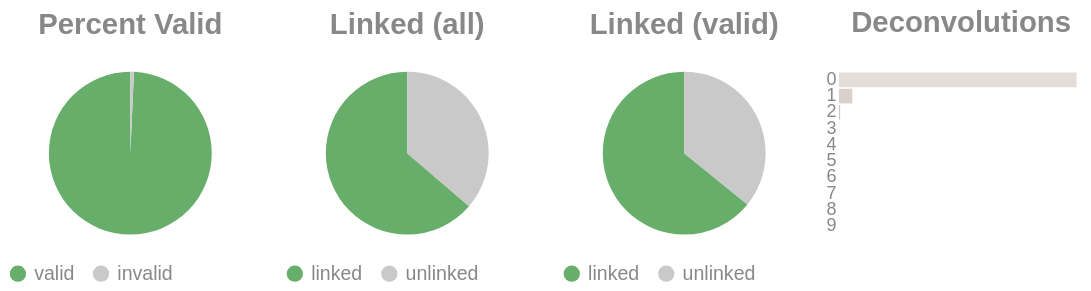

This figure's notebook cell:
### Code cell
if SKIPLR:
    pass
else:
    clash = Counter()
    for i in valids['molecule'].to_list():
        _mol = i.split("-")
        if len(_mol) == 1:
            clash.update('0')
        else:
            clash.update(_mol[-1])

    _d = {"deconvolutions": [], 'count': []}
    for k,v in clash.items():
        _d['deconvolutions'].append(k)
        _d['count'].append(v)

    tot_valid = valids['reads'].sum()
    mask = valids['reads'] >= 2
    n_linked_reads = valids.filter(mask)['reads'].sum()
    if n_linked_reads == 0:
        print_html("No linked molecules (>=2 reads) were detected; skipping linked-only distributions.")
        SKIPLR = True
    else:
        perc_valid = round(tot_valid / n_reads, 4)
        linked_perc_abs = round(n_linked_reads / n_reads, 4)
        linked_perc = round(n_linked_reads / tot_valid, 4)

    _valid = pl.DataFrame({"valids": ['valid', 'invalid'], "count": [tot_valid, n_reads - tot_valid]})
    _linked_abs = pl.DataFrame({"linked (absolute)": ['linked', 'unlinked'], "count": [n_linked_reads, n_reads - n_linked_reads]})
    _linked_rel = pl.DataFrame({"linked (valids)": ['linked', 'unlinked'], "count": [n_linked_reads, tot_valid - n_linked_reads]})

    (
        alt.hconcat(
            piechart(_valid, goodval = 'valid', title = "Percent Valid"),
            piechart(_linked_abs, goodval = "linked", title =  "Linked (all)"),
            piechart(_linked_rel, goodval = "linked", title =  "Linked (valid)"),
            convolutionbar(pl.DataFrame(_d), title = "Deconvolutions"),
            center = True,
            bounds = 'flush'
        )
        .resolve_scale(color='independent')
        .resolve_legend('independent')
        .properties(usermeta={'embedOptions': {"actions": False}})
    ).display()

### Figure 1 — Vega-Lite specification as saved in the notebook (floating-point values rounded to 4 significant figures)
{"width": "container", "height": 400, "config": {"title": {"anchor": "start", "dy": -15, "fontSize": 18, "color": "#888888", "subtitleColor": "#888888", "subtitleFontSize": 14}, "arc": {"fill": "#0072B2"}, "axis": {"domainColor": "#888888", "domainWidth": 0.5, "gridWidth": 0.2, "grid": false, "titleFontWeight": 400, "titleFontSize": 15, "labelFontSize": 11, "labelColor": "#888888", "tickColor": "#888888", "tickWidth": 0.2, "titleColor": "#888888"}, "axisBand": {"grid": false}, "axisX": {"grid": true, "tickSize": 10, "domainCap": "round"}, "axisY": {"domain": false, "grid": true, "tickSize": 0, "domainCap": "round"}, "background": "transparent", "header": {"labelFontSize": 15, "labelColor": "#888888", "titleFontSize": 15, "titleFontWeight": 600, "titleColor": "#888888"}, "legend": {"labelFont": "sans-serif", "labelFontSize": 12, "labelColor": "#888888", "symbolSize": 100, "symbolType": "circle", "titleFontSize": 12, "titlePadding": 10, "titleColor": "#888888", "title": null}, "range": {"category": ["#E69F00", "#56B4E9", "#009E73", "#F0E442", "#0072B2", "#D55E00", "#CC79A7", "#000000"], "diverging": ["#cfe8f3", "#a2d4ec", "#73bfe2", "#46abdb", "#1696d2", "#12719e"]}, "area": {"fill": "#0072B2", "fillOpacity": 0.7, "line": true, "strokeOpacity": 0.7}, "line": {"color": "#0072B2", "stroke": "#0072B2", "strokeWidth": 2}, "trail": {"color": "#0072B2", "stroke": "#0072B2", "strokeWidth": 0, "size": 1}, "point": {"filled": true, "fillOpacity": 1.0, "size": 95}, "text": {"color": "#888888", "fontSize": 11, "align": "right", "fontWeight": 400, "size": 11}, "bar": {"fill": "#0072B2", "stroke": null}, "view": {"stroke": null, "continuousWidth": 660, "continuousHeight": 400}}, "hconcat": [{"data": {"name": "data-2b4975624a1b0b6d29d82f8defa2422d"}, "mark": {"type": "arc"}, "encoding": {"color": {"field": "valids", "legend": {"orient": "bottom", "title": null}, "scale": {"domain": ["valid", "invalid"], "range": ["#68ae6b", "#C9C9C9"]}, "title": "Valids", "type": "nominal"}, "theta": {"field": "count", "type": "quantitative"}, "tooltip": [{"field": "valids", "title": "Valids", "type": "ordinal"}, {"field": "percent", "format": ".2%", "title": "Percent", "type": "quantitative"}, {"field": "count", "title": "Count", "type": "quantitative"}]}, "height": 100, "title": {"text": "Percent Valid", "align": "center", "anchor": "middle"}, "transform": [{"calculate": "datum.count / 9464905", "as": "percent"}], "width": 150}, {"data": {"name": "data-6288ef3ba137d4e617fb688a61c4f097"}, "mark": {"type": "arc"}, "encoding": {"color": {"field": "linked (absolute)", "legend": {"orient": "bottom", "title": null}, "scale": {"domain": ["linked", "unlinked"], "range": ["#68ae6b", "#C9C9C9"]}, "title": "Linked (Absolute)", "type": "nominal"}, "theta": {"field": "count", "type": "quantitative"}, "tooltip": [{"field": "linked (absolute)", "title": "Linked (Absolute)", "type": "ordinal"}, {"field": "percent", "format": ".2%", "title": "Percent", "type": "quantitative"}, {"field": "count", "title": "Count", "type": "quantitative"}]}, "height": 100, "title": {"text": "Linked (all)", "align": "center", "anchor": "middle"}, "transform": [{"calculate": "datum.count / 9464905", "as": "percent"}], "width": 150}, {"data": {"name": "data-d088a9e333c15cdcf91a5ece8800f476"}, "mark": {"type": "arc"}, "encoding": {"color": {"field": "linked (valids)", "legend": {"orient": "bottom", "title": null}, "scale": {"domain": ["linked", "unlinked"], "range": ["#68ae6b", "#C9C9C9"]}, "title": "Linked (Valids)", "type": "nominal"}, "theta": {"field": "count", "type": "quantitative"}, "tooltip": [{"field": "linked (valids)", "title": "Linked (Valids)", "type": "ordinal"}, {"field": "percent", "format": ".2%", "title": "Percent", "type": "quantitative"}, {"field": "count", "title": "Count", "type": "quantitative"}]}, "height": 100, "title": {"text": "Linked (valid)", "align": "center", "anchor": "middle"}, "transform": [{"calculate": "datum.count / 9397572", "as": "percent"}], "width": 150}, {"data": {"name": "data-fdc1389446fe19f15af4474670fe1d0c"}, "mark": {"type": "bar"}, "encoding": {"color": {"field": "deconvolutions", "legend": null, "scale": {"scheme": "lightgreyred"}, "type": "nominal"}, "tooltip": [{"field": "deconvolutions", "title": "Deconvolutions", "type": "ordinal"}, {"field": "percent", "format": ".2%", "title": "Percent", "type": "quantitative"}, {"field": "count", "title": "Count", "type": "quantitative"}], "x": {"axis": null, "field": "count", "type": "quantitative"}, "y": {"field": "deconvolutions", "sort": "ascending", "title": null, "type": "nominal"}}, "height": 100, "title": {"text": "Deconvolutions", "align": "center", "anchor": "middle"}, "transform": [{"calculate": "datum.count / 4648983", "as": "percent"}], "width": 150}], "bounds": "flush", "center": true, "resolve": {"legend": {"angle": "independent"}, "scale": {"color": "independent"}}, "usermeta": {"embedOptions": {"actions": false}}, "$schema": "https://vega.github.io/schema/vega-lite/v6.1.0.json", "datasets": {"data-2b4975624a1b0b6d29d82f8defa2422d": [{"valids": "valid", "count": 9397572}, {"valids": "invalid", "count": 67333}], "data-6288ef3ba137d4e617fb688a61c4f097": [{"linked (absolute)": "linked", "count": 6028768}, {"linked (absolute)": "unlinked", "count": 3436137}], "data-d088a9e333c15cdcf91a5ece8800f476": [{"linked (valids)": "linked", "count": 6028768}, {"linked (valids)": "unlinked", "count": 3368804}], "data-fdc1389446fe19f15af4474670fe1d0c": [{"deconvolutions": "0", "count": 4377037}, {"deconvolutions": "1", "count": 246671}, {"deconvolutions": "2", "count": 21895}, {"deconvolutions": "3", "count": 2710}, {"deconvolutions": "4", "count": 515}, {"deconvolutions": "5", "count": 112}, {"deconvolutions": "6", "count": 28}, {"deconvolutions": "7", "count": 10}, {"deconvolutions": "8", "count": 3}, {"deconvolutions": "9", "count": 2}]}}
